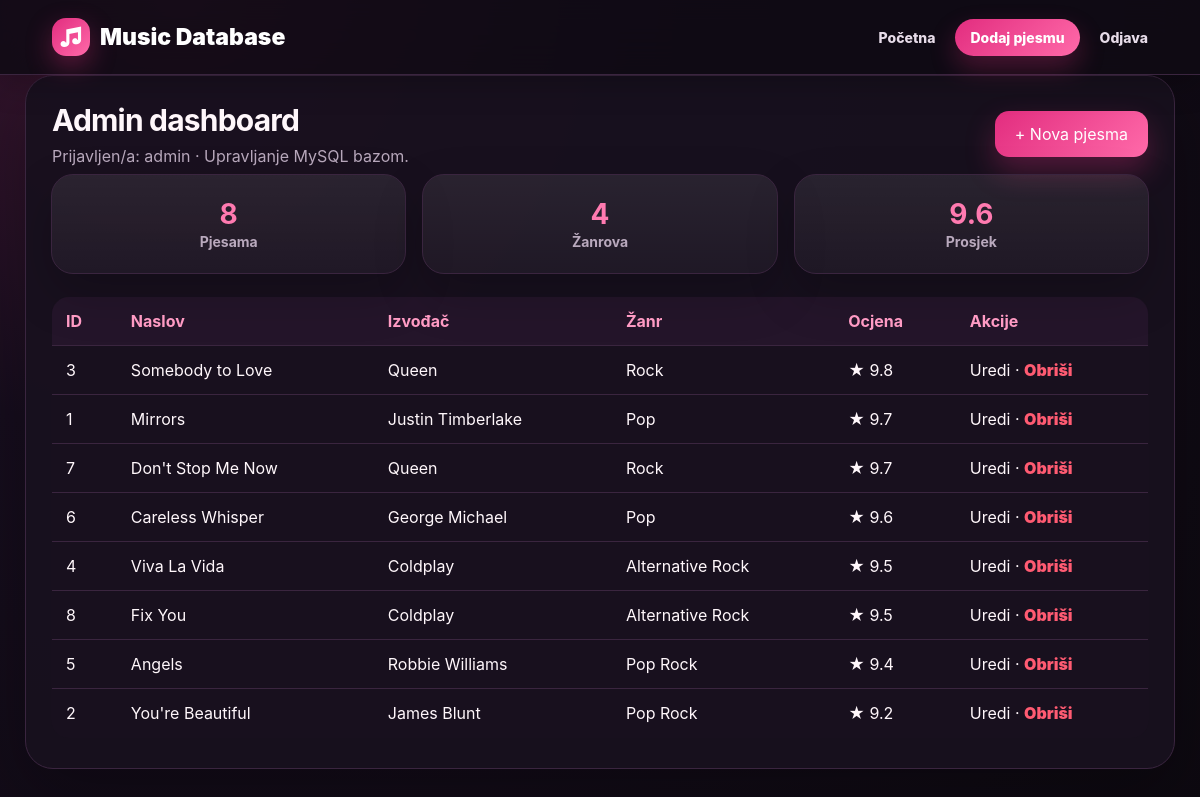
/admin/dashboard.php (signed in), run on the app's committed database.
### tables this page shows
CREATE TABLE pjesme (
  id INT AUTO_INCREMENT PRIMARY KEY,
  naslov VARCHAR(255) NOT NULL,
  izvodjac VARCHAR(255) NOT NULL,
  album VARCHAR(255),
  zanr VARCHAR(100),
  godina INT,
  trajanje INT,
  ocjena DECIMAL(3,1),
  cover VARCHAR(500),
  opis TEXT,
  kreirano TIMESTAMP DEFAULT CURRENT_TIMESTAMP
);

### includes/functions.php (called while the page is built, shortened)
<?php
    require_once __DIR__ . '/db.php';
    function h($v){ return htmlspecialchars((string)$v, ENT_QUOTES, 'UTF-8'); }
    function dohvatiSvePjesme($pretraga='', $zanr='', $sort='ocjena'){
        global $conn;
        $sql = "SELECT * FROM pjesme WHERE 1";
        $vals = [];
        $sql .= $sort == 'godina' ? " ORDER BY godina DESC" : ($sort == 'naslov' ? " ORDER BY naslov ASC" : " ORDER BY ocjena DESC");
        $stmt = $conn->prepare($sql);
        $stmt->execute();
        return $stmt->get_result()->fetch_all(MYSQLI_ASSOC);
    }
    function statistika(){
        global $conn;
        return $conn->query("SELECT COUNT(*) broj, COUNT(DISTINCT zanr) zanrovi, ROUND(AVG(ocjena),1) prosjek FROM pjesme")->fetch_assoc();
    }
?>

### admin/dashboard.php (the view, shortened to what this page needs)
<?php
    require_once __DIR__ . '/../includes/functions.php';
    $korisnik = is_array($_SESSION['user'])
        ? ($_SESSION['user']['korisnicko_ime'] ?? 'admin')
        : $_SESSION['user'];
    $pjesme = dohvatiSvePjesme();
    $stat = statistika();
?>
<!DOCTYPE html>
<html lang="hr">
<head>
    <link rel="stylesheet" href="../style.css">
</head>
<body>
<header>
    <a class="brand" href="../index.php">
        <span class="brand-icon">♫</span>
        Music Database
    </a>
    <nav>
        <a href="../index.php">Početna</a>
        <a href="dodaj.php" class="nav-pill">Dodaj pjesmu</a>
        <a href="../logout.php">Odjava</a>
    </nav>
</header>
<main class="content admin">
    <section class="panel">
        <div class="section-head">
            <div>
                <h2>Admin dashboard</h2>
                <p>
                    Prijavljen/a: <?= h($korisnik) ?> · Upravljanje MySQL bazom.
                </p>
            </div>
            <a class="btn primary" href="dodaj.php">+ Nova pjesma</a>
        </div>
        <section class="stats inside">
            <div class="stat">
                <b><?= h($stat['broj']) ?></b>
                <span>Pjesama</span>
            </div>
            <div class="stat">
                <b><?= h($stat['zanrovi']) ?></b>
                <span>Žanrova</span>
            </div>
            <div class="stat">
                <b><?= h($stat['prosjek']) ?></b>
                <span>Prosjek</span>
            </div>
        </section>
        <div class="table-wrap">
            <table>
                <tr>
                    <th>ID</th>
                    <th>Naslov</th>
                    <th>Izvođač</th>
                    <th>Žanr</th>
                    <th>Ocjena</th>
                    <th>Akcije</th>
                </tr>
                <?php foreach ($pjesme as $p): ?>
                    <tr>
                        <td><?= h($p['id']) ?></td>
                        <td><?= h($p['naslov']) ?></td>
                        <td><?= h($p['izvodjac']) ?></td>
                        <td><?= h($p['zanr']) ?></td>
                        <td>★ <?= h($p['ocjena']) ?></td>
                        <td>
                            <a href="uredi.php?id=<?= h($p['id']) ?>">Uredi</a>
                            ·
                            <a
                                class="danger"
                                href="obrisi.php?id=<?= h($p['id']) ?>"
                                onclick="return confirm('Obrisati pjesmu?')"
                            >
                                Obriši
                            </a>
                        </td>
                    </tr>
                <?php endforeach; ?>
            </table>
        </div>
    </section>
</main>
</body>
</html>

### style.css (style rules this page uses)
* { box-sizing: border-box; }
:root { --bg: #100b14; --panel: #18101e; --panel2: #211628; --text: #fff7fb; --muted: #b9a9bd; --line: #3a253f; --pink: #e22d7f; --pink2: #ff6aa9; --soft: #2a1830; --gold: #f59e0b; }
html { scroll-behavior: smooth; }
body { margin: 0; font-family: Inter, Arial, sans-serif; background: radial-gradient(circle at 15% 0%, #421733 0, #160d1d 34%, #0d0910 100%); color: var(--text); }
a { text-decoration: none; color: inherit; }
header { position: sticky; top: 0; z-index: 20; background: rgba(16, 11, 20, .86); backdrop-filter: blur(18px); border-bottom: 1px solid var(--line); padding: 18px 52px; display: flex; justify-content: space-between; align-items: center; box-shadow: 0 10px 30px rgba(0, 0, 0, .22); }
.brand { font-size: 23px; font-weight: 900; color: #fff; display: flex; gap: 10px; align-items: center; }
.brand-icon { width: 38px; height: 38px; border-radius: 14px; display: grid; place-items: center; background: linear-gradient(135deg, var(--pink), var(--pink2)); color: white; box-shadow: 0 10px 26px rgba(226, 45, 127, .35); }
nav { display: flex; gap: 20px; align-items: center; flex-wrap: wrap; }
nav a { font-weight: 800; color: #e7dce9; font-size: 14px; }
.nav-pill { background: linear-gradient(135deg, var(--pink), var(--pink2)); color: white !important; padding: 10px 15px; border-radius: 999px; box-shadow: 0 12px 26px rgba(226, 45, 127, .28); }
.btn, button { border: 0; border-radius: 14px; padding: 13px 20px; font-weight: 900; cursor: pointer; font: inherit; }
.primary, button { background: linear-gradient(135deg, var(--pink), var(--pink2)); color: white; box-shadow: 0 14px 30px rgba(226, 45, 127, .30); }
.stats { max-width: 1120px; margin: -32px auto 38px; padding: 0 24px; display: grid; grid-template-columns: repeat(4, 1fr); gap: 16px; }
.stats.inside { margin: 0 25px 22px; padding: 0; grid-template-columns: repeat(3, 1fr); }
.stat { background: linear-gradient(180deg, rgba(255, 255, 255, .08), rgba(255, 255, 255, .035)); border: 1px solid var(--line); border-radius: 22px; padding: 22px; text-align: center; box-shadow: 0 20px 50px rgba(0, 0, 0, .20); }
.stat b { display: block; font-size: 28px; color: #ff7ab0; white-space: nowrap; overflow: hidden; text-overflow: ellipsis; }
.stat span { color: var(--muted); font-size: 14px; font-weight: 700; }
.content { max-width: 1220px; margin: auto; padding: 0 25px 55px; }
.panel { background: rgba(24, 16, 30, .94); border: 1px solid var(--line); border-radius: 28px; box-shadow: 0 25px 70px rgba(0, 0, 0, .28); overflow: hidden; }
.panel-top h2, .section-head h2 { margin: 0; font-size: 30px; letter-spacing: -.8px; }
.panel-top p, .section-head p { color: var(--muted); margin: 8px 0 0; }
.section-head { padding: 26px 26px 8px; display: flex; align-items: center; justify-content: space-between; }
.table-wrap { padding: 0 25px 30px; overflow: auto; }
table { width: 100%; border-collapse: collapse; background: #18101e; border-radius: 18px; overflow: hidden; border: 1px solid var(--line); }
th, td { padding: 14px; border-bottom: 1px solid var(--line); text-align: left; }
th { background: #24152a; color: #ff9bc4; }
.danger { color: #ff5b72; font-weight: 900; }

### data on the page
pjesme: id "3", naslov "Somebody to Love", izvodjac "Queen", zanr "Rock", ocjena "9.8"
pjesme: id "1", naslov "Mirrors", izvodjac "Justin Timberlake", zanr "Pop", ocjena "9.7"
pjesme: id "7", naslov "Don't Stop Me Now", izvodjac "Queen", zanr "Rock", ocjena "9.7"
pjesme: id "6", naslov "Careless Whisper", izvodjac "George Michael", zanr "Pop", ocjena "9.6"
pjesme: id "4", naslov "Viva La Vida", izvodjac "Coldplay", zanr "Alternative Rock", ocjena "9.5"
pjesme: id "8", naslov "Fix You", izvodjac "Coldplay", zanr "Alternative Rock", ocjena "9.5"
pjesme: id "5", naslov "Angels", izvodjac "Robbie Williams", zanr "Pop Rock", ocjena "9.4"
pjesme: id "2", naslov "You're Beautiful", izvodjac "James Blunt", zanr "Pop Rock", ocjena "9.2"

### other printed values
$korisnik "admin"
$stat['broj'] "8"
$stat['zanrovi'] "4"
$stat['prosjek'] "9.6"
